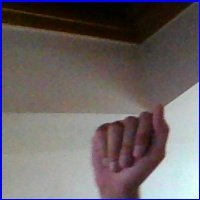
%> input picture TrainDB/A2092.jpg, 200 x 200 px, given in place of 1.jpg, which was not available
$ octave TrainingHist.m   (GNU Octave 9; MATLAB toolbox functions it lacks are replaced by stand-ins)
%> lines starting %> are read from the running program, lines starting %| are printed output that depends on the picture; pictures that were not available may be replaced by others from this repository, and a replacement may not be noted
%SLR using PCA- base features
n=input('Enter no. of images for training: ');
%> the answer given: 3
L=input('Enter no. of dominant Eigen values to keep: ');
%> the answer given: 3
M=100; N=90; %Required image dimesnions
X=zeros(n,256); %Initialize dataset matrix for the histogram[X]
T=zeros (n,L); %Initialize Transformed dataset [T] in PCA space
for count=1:n
    I=imread(sprintf('%d.jpg',count));  %Read input image
%> I is the input picture: size 200x200x3 uint8; mean R, G, B 107.6, 100.4, 102.8
    I=rgb2gray(I);
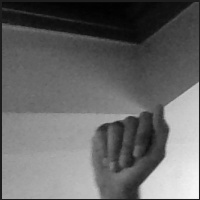
%> I: size 200x200 uint8; min 1, max 247, mean 102.8
    I=imresize(I,[M,N]);
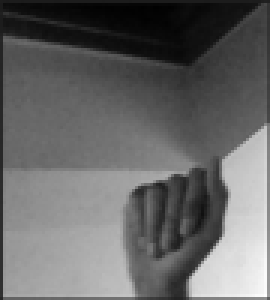
%> I: size 100x90 uint8 (shown 3 times larger); min 1, max 255, mean 103
    img=reshape(I,[1,M*N]); %Reshaping images as 1D vector
    X(count,:)=imhist(I,256); %Generating histogram of all resized images
end
%> pass 2 of the loop `for count=1:n`:
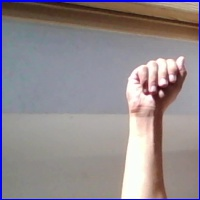
%> input picture TrainDB/A638.jpg, 200 x 200 px, given in place of 2.jpg, which was not available
%> I is the input picture: size 200x200x3 uint8; mean R, G, B 145.6, 137.4, 141.6
%> `I=rgb2gray(I);`:
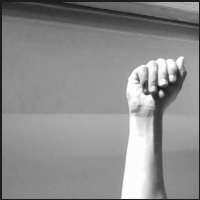
%> I: size 200x200 uint8; min 23, max 255, mean 140.3
%> `I=imresize(I,[M,N]);`:
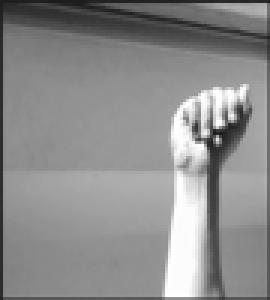
%> I: size 100x90 uint8 (shown 3 times larger); min 26, max 255, mean 140.5
%> (the run ends here)
